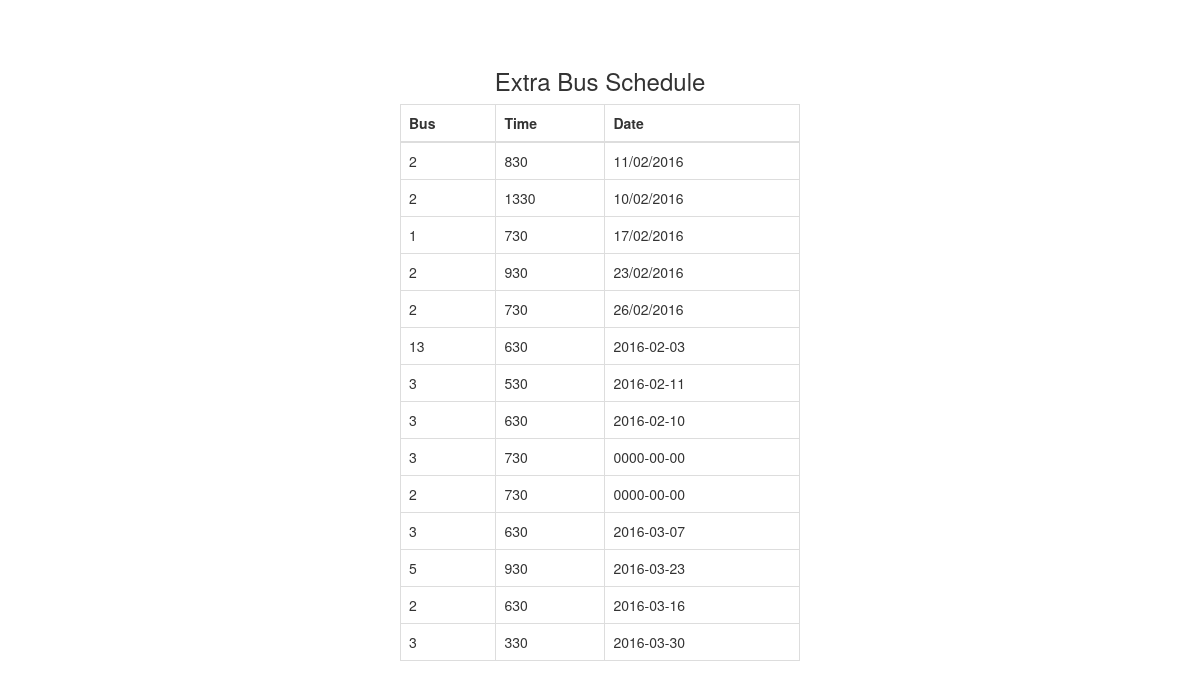
The page /extrBusSchedule.php (signed in) on the database its author committed.
### tables this page shows
CREATE TABLE `ExtraVehicle` (
  `ID` int(11) NOT NULL,
  `dt` varchar(100) NOT NULL,
  `S_time` varchar(100) NOT NULL,
  `E_time` varchar(100) NOT NULL,
  `Nstudent` int(11) NOT NULL
);

CREATE TABLE `Vehicle` (
  `ID` int(11) NOT NULL,
  `Vnum` int(11) NOT NULL,
  `Vcapacity` int(11) NOT NULL,
  `Vprice` int(11) NOT NULL
);

### include/DB_Functions.php (called while the page is built, shortened)
<?php
class DB_Functions{
    private $conn;
    function __construct(){
            require_once 'DB_Connect.php';
            $db = new DB_Connect();
            $this->conn = $db->connect();
    }
    public function getVehicleCapacity(){
        $id=1;
        $stmt = $this->conn->prepare("SELECT Vcapacity From Vehicle WHERE ID=?");
        $stmt->bind_param("i",$id);
        if($stmt->execute()){
            $stmt->bind_result($capacity);
            return $capacity;
        }
        else{
            return null;
        }
    }
    public function getExtraBusSchedule(){
        $stmt = $this->conn->prepare("SELECT ID,dt,S_time,E_time,Nstudent FROM ExtraVehicle");
        if($stmt->execute()){
            $stmt->bind_result($id,$dt,$stime,$etime,$Nstudent);
            $i=0;
            while($stmt->fetch()){
                $EVehicle[$i]["id"] = $id;
                $EVehicle[$i]["dt"] = $dt;
                $EVehicle[$i]["stime"] = $stime;
                $EVehicle[$i]["etime"] = $etime;
                $EVehicle[$i]["Nstudent"] = $Nstudent;
                $i++;
            }
        }
        return $EVehicle;
    }
}
?>

### include/DB_Connect.php (called while the page is built, shortened)
<?php
class DB_connect{
		public function connect(){
			$this->conn  = mysqli_connect(DB_HOST,DB_USER,DB_PASSWORD,DB_DATABASE);
			return $this->conn;
		}
}
?>

### include/invoice.php (called while the page is built, shortened)
<?php
class invoice{
	function __construct(){
		require_once 'include/DB_Functions.php';
		$db = new DB_Functions();
	}
}
?>

### include/schedule.php (called while the page is built, shortened)
<?php
class schedule{
	function __construct(){
		require_once 'include/DB_Functions.php';
		require_once 'include/invoice.php';
		$db = new DB_Functions();
		$invoice = new invoice();
		$this->db = $db;
	}
	public function getExtraBusSchedule(){
		$ExtraBusSchedule = $this->db->getExtraBusSchedule();
		return $ExtraBusSchedule;
	}
}
?>

### include/vehicle.php (called while the page is built, shortened)
<?php
class vehicle{
	function __construct(){
		require_once 'include/DB_Functions.php';
		$db = new DB_Functions();
		$this->db = $db;
	}
    function getVechicleCapacity(){
    	$capacity = $this->db->getVehicleCapacity();
    	if($capacity!=null)
    	{
    		return $capacity;
    	}
    	else
    	{
    		return null;
    	}
    }
}
?>

### extrBusSchedule.php (the view, shortened to what this page needs)
<?php
if(!isset($_SESSION['login_user']))
{
  echo "login first";
}
else
{
  require_once 'include/schedule.php';
  require_once 'include/vehicle.php';
  $schedule = new schedule();
  $vehicle = new vehicle();
  $Vcapacity = $vehicle->getVechicleCapacity();
  $ExtraBusSchedule = $schedule->getExtraBusSchedule();
  ?>
<!DOCTYPE html>
<html lang="en">
  <head>
    <link href="css/bootstrap.min.css" rel="stylesheet">
  </head>
  <body>
      <div style="padding-left:0px;padding-right:0px;margin-top:4%" class="col-md-4 col-md-offset-4">
      <h3 style="text-align:center">Extra Bus Schedule</h3>
        <table class="table table-bordered">
          <thead>
            <tr>
              <th>Bus</th>
              <th>Time</th>
              <th>Date</th>
            </tr>
          </thead>
          <tbody>
          <?php for ($i=0; $i <count($ExtraBusSchedule) ; $i++) {
           ?>
            <tr>
              <td><?php  echo ceil($ExtraBusSchedule[$i]["Nstudent"]/$Vcapacity); ?></td>
              <td>
                <?php $str=$ExtraBusSchedule[$i]["stime"];
                      $t = (10*$str[0] + $str[1])*100-70;
                  echo $t; ?>
              </td>
              <td><?php  echo $ExtraBusSchedule[$i]["dt"]; ?></td>
            </tr>
            <?php
              }
            ?>
          </tbody>
        </table>
      </div>
  </body>
</html>
<?php
}
?>

### rows shown on the page
extravehicle: ceil($ExtraBusSchedule[$i]['Nstudent']/$Vcapacity) "2", S_time "830", dt "11/02/2016"
extravehicle: ceil($ExtraBusSchedule[$i]['Nstudent']/$Vcapacity) "2", S_time "1330", dt "10/02/2016"
extravehicle: ceil($ExtraBusSchedule[$i]['Nstudent']/$Vcapacity) "1", S_time "730", dt "17/02/2016"
extravehicle: ceil($ExtraBusSchedule[$i]['Nstudent']/$Vcapacity) "2", S_time "930", dt "23/02/2016"
extravehicle: ceil($ExtraBusSchedule[$i]['Nstudent']/$Vcapacity) "2", S_time "730", dt "26/02/2016"
extravehicle: ceil($ExtraBusSchedule[$i]['Nstudent']/$Vcapacity) "13", S_time "630", dt "2016-02-03"
extravehicle: ceil($ExtraBusSchedule[$i]['Nstudent']/$Vcapacity) "3", S_time "530", dt "2016-02-11"
extravehicle: ceil($ExtraBusSchedule[$i]['Nstudent']/$Vcapacity) "3", S_time "630", dt "2016-02-10"
extravehicle: ceil($ExtraBusSchedule[$i]['Nstudent']/$Vcapacity) "3", S_time "730", dt "0000-00-00"
extravehicle: ceil($ExtraBusSchedule[$i]['Nstudent']/$Vcapacity) "2", S_time "730", dt "0000-00-00"
extravehicle: ceil($ExtraBusSchedule[$i]['Nstudent']/$Vcapacity) "3", S_time "630", dt "2016-03-07"
extravehicle: ceil($ExtraBusSchedule[$i]['Nstudent']/$Vcapacity) "5", S_time "930", dt "2016-03-23"
extravehicle: ceil($ExtraBusSchedule[$i]['Nstudent']/$Vcapacity) "2", S_time "630", dt "2016-03-16"
extravehicle: ceil($ExtraBusSchedule[$i]['Nstudent']/$Vcapacity) "3", S_time "330", dt "2016-03-30"
